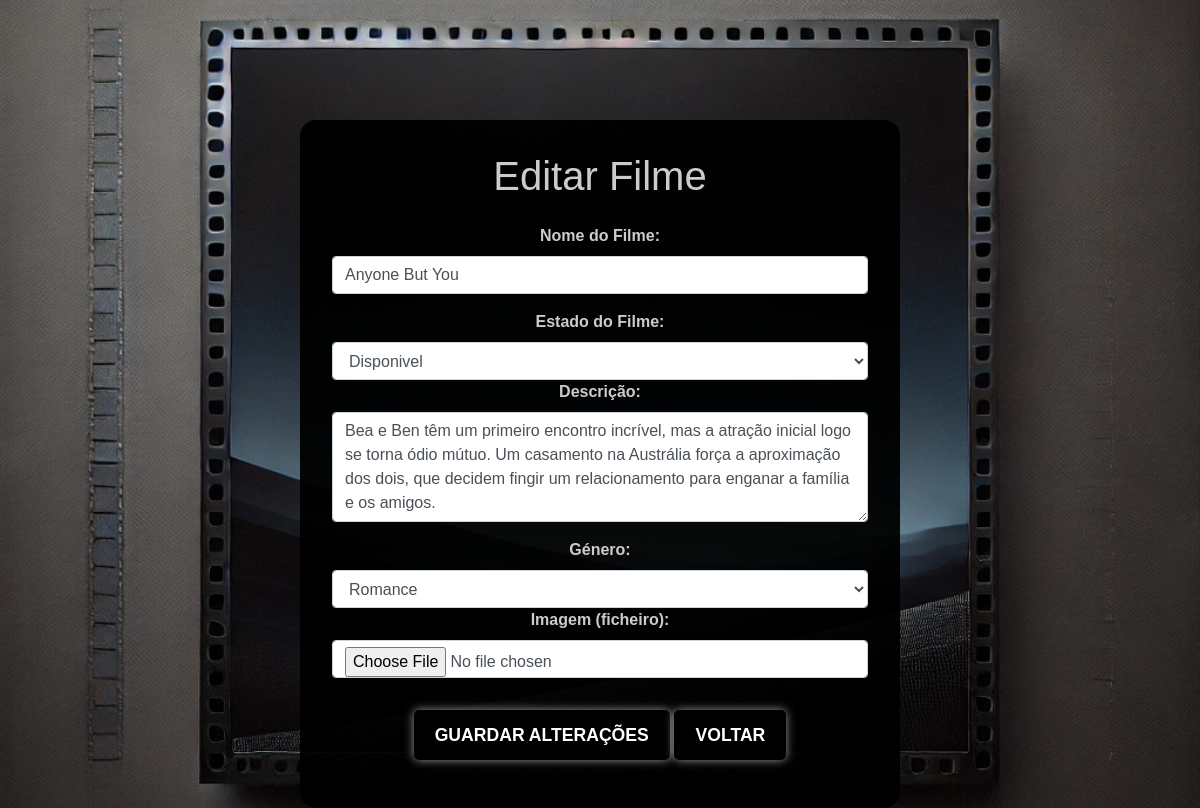
/paginas/editar_filme.php?id=4, run on the app's committed database.
### tables this page shows
CREATE TABLE `filme` (
  `idFilme` int(2) NOT NULL,
  `nomeFilme` varchar(100) NOT NULL,
  `idEstadoFilme` int(1) NOT NULL,
  `descricao` varchar(500) NOT NULL,
  `idGenero` int(2) NOT NULL,
  `imagem` varchar(60) NOT NULL
);

CREATE TABLE `estadofilme` (
  `idEstadoFilme` int(1) NOT NULL,
  `descricao` varchar(20) NOT NULL
);

CREATE TABLE `generofilme` (
  `idGenero` int(2) NOT NULL,
  `descricao` varchar(30) NOT NULL
);

### paginas/editar_filme.php (the view, shortened to what this page needs)
<?php
$generos = [];
$sqlGenero = "SELECT idGenero, descricao FROM generofilme";
$resGenero = mysqli_query($conn, $sqlGenero);
while ($row = mysqli_fetch_assoc($resGenero)) {
    $generos[] = $row;
}
$estados = [];
$sqlEstado = "SELECT idEstadoFilme, descricao FROM estadofilme";
$resEstado = mysqli_query($conn, $sqlEstado);
while ($row = mysqli_fetch_assoc($resEstado)) {
    $estados[] = $row;
}
$id = $_GET['id'];
$sql = "SELECT * FROM filme WHERE idFilme = $id";
$resultado = mysqli_query($conn, $sql);
$filme = mysqli_fetch_assoc($resultado);
?>
<!DOCTYPE html>
<html lang="pt">
<head>
    <link href="https://stackpath.bootstrapcdn.com/bootstrap/4.5.2/css/bootstrap.min.css" rel="stylesheet">
    <link rel="stylesheet" href="style.css?v=1.0">
    <link rel="stylesheet" href="https://cdnjs.cloudflare.com/ajax/libs/font-awesome/5.15.4/css/all.min.css"
>
</head>
<body>
    <section class="vh-100 gradient-custom ">
        <div class="d-flex justify-content-center align-items-center h-100 mt-5">
            <div class="container-editar">
                <h1 class="mb-4">Editar Filme</h1>
                <form method="POST" enctype="multipart/form-data">
                    <label>Nome do Filme:</label>
                    <input type="text" name="nomeFilme" class="form-control" value="<?= $filme['nomeFilme'] ?>"
                        required>
                    <label>Estado do Filme:</label>
                    <select name="idEstadoFilme" class="form-control" required>
                        <?php foreach ($estados as $estado): ?>
                            <option value="<?= $estado['idEstadoFilme'] ?>"
                                <?= $filme['idEstadoFilme'] == $estado['idEstadoFilme'] ? 'selected' : '' ?>>
                                <?= $estado['descricao'] ?>
                            </option>
                        <?php endforeach; ?>
                    </select>
                    <label>Descrição:</label>
                    <textarea name="descricao" class="form-control" rows="4"
                        required><?= $filme['descricao'] ?></textarea>
                    <label>Género:</label>
                    <select name="idGenero" class="form-control" required>
                        <?php foreach ($generos as $genero): ?>
                            <option value="<?= $genero['idGenero'] ?>" <?= $filme['idGenero'] == $genero['idGenero'] ? 'selected' : '' ?>>
                                <?= $genero['descricao'] ?>
                            </option>
                        <?php endforeach; ?>
                    </select>
                    <label>Imagem (ficheiro):</label>
                    <input type="file" name="imagem" class="form-control" accept="image/*">
                    <button type="submit" class="btn btn-primary">Guardar Alterações</button>
                    <a href="pagina_gestao_filmes.php" class="btn btn-primary mt-3">Voltar</a>
                </form>
            </div>
        </div>
    </section>
</body>
</html>

### paginas/style.css (style rules this page uses)
body, h1, h2, h3, p, ul, li { margin: 0; padding: 0; }
h1, h2, h3, h4, h5, h6, p { margin-bottom: 20px; }
body { background-image: url('Imagens/background.png'); background-size: cover; background-repeat: no-repeat; background-position: center; background-attachment: fixed; }
body { font-family: Arial, sans-serif; }
section { padding: 50px 0; text-align: center; color: #cccccc; }
.btn { display: inline-block; padding: 10px 20px; border: 2px solid #000; border-radius: 5px; color: #000; background-color: transparent; text-decoration: none; text-transform: uppercase; transition: all 0.3s ease; }
.btn-primary { background-color: #000; border-color: #000; color: #fff; }
html, body { height: 100%; margin: 0; display: flex; flex-direction: column; }
label { font-weight: bold; }
input, textarea { margin-bottom: 1rem; }
.container-editar { background-color: rgba(0, 0, 0, 0.95); padding: 2rem; border-radius: 1rem; margin-top: 2rem; max-width: 600px; width: 100%; }
body { background-image: url('Imagens/background.png'); background-size: cover; background-repeat: no-repeat; color: white; }
a.btn { margin-bottom: 1rem; }
.btn-primary { font-weight: bold; font-size: 1.1rem; padding: 0.6rem 1.2rem; box-shadow: 0 0 10px rgba(255, 255, 255, 0.6); }

### data on the page
filme: nomeFilme "Anyone But You", idEstadoFilme "Disponivel", descricao "Bea e Ben têm um primeiro encontro incrível, mas a atração inicial logo se torna ódio mútuo. Um casamento na Austrália força a aproximação dos dois, que decidem fingir um relacionamento para enganar a família e os amigos.", idGenero "Romance"
